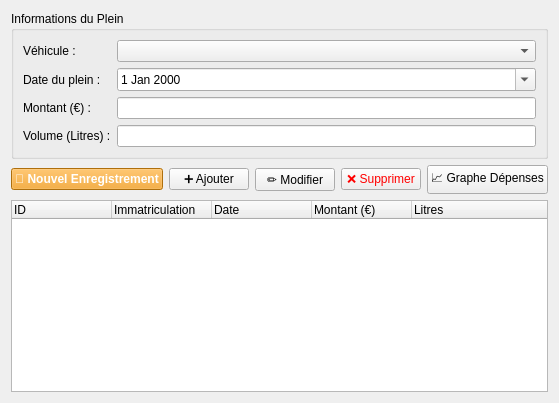
<?xml version="1.0" encoding="UTF-8"?>
<ui version="4.0">
 <class>GestionCarburant</class>
 <widget class="QWidget" name="GestionCarburant">
  <layout class="QVBoxLayout" name="mainLayout">
   <item>
    <widget class="QGroupBox" name="formGroup">
     <property name="title"><string>Informations du Plein</string></property>
     <layout class="QFormLayout" name="formLayout">
      <item row="0" column="0"><widget class="QLabel" name="label_vehicule"><property name="text"><string>Véhicule :</string></property></widget></item>
      <item row="0" column="1"><widget class="QComboBox" name="combo_vehicule"/></item>
      <item row="1" column="0"><widget class="QLabel" name="label_date"><property name="text"><string>Date du plein :</string></property></widget></item>
      <item row="1" column="1"><widget class="QDateEdit" name="input_date"><property name="calendarPopup"><bool>true</bool></property></widget></item>
      <item row="2" column="0"><widget class="QLabel" name="label_montant"><property name="text"><string>Montant (€) :</string></property></widget></item>
      <item row="2" column="1"><widget class="QLineEdit" name="input_montant"/></item>
      <item row="3" column="0"><widget class="QLabel" name="label_litres"><property name="text"><string>Volume (Litres) :</string></property></widget></item>
      <item row="3" column="1"><widget class="QLineEdit" name="input_litres"/></item>
     </layout>
    </widget>
   </item>
   <item>
    <layout class="QHBoxLayout" name="buttonLayout">
     <item><widget class="QPushButton" name="btn_nouveau"><property name="text"><string>🔄 Nouvel Enregistrement</string></property><property name="styleSheet"><string>background-color: #f39c12; color: white; font-weight: bold;</string></property></widget></item>
     <item><widget class="QPushButton" name="btn_ajouter_plein"><property name="text"><string>➕ Ajouter</string></property></widget></item>
     <item><widget class="QPushButton" name="btn_modifier"><property name="text"><string>✏️ Modifier</string></property></widget></item>
     <item><widget class="QPushButton" name="btn_supprimer"><property name="text"><string>❌ Supprimer</string></property><property name="styleSheet"><string>color: red;</string></property></widget></item>
     <item><widget class="QPushButton" name="btn_stats"><property name="text"><string>📈 Graphe Dépenses</string></property></widget></item>
    </layout>
   </item>
   <item>
    <widget class="QTreeWidget" name="tableCarburant">
     <column><property name="text"><string>ID</string></property></column>
     <column><property name="text"><string>Immatriculation</string></property></column>
     <column><property name="text"><string>Date</string></property></column>
     <column><property name="text"><string>Montant (€)</string></property></column>
     <column><property name="text"><string>Litres</string></property></column>
    </widget>
   </item>
  </layout>
 </widget>
</ui>
